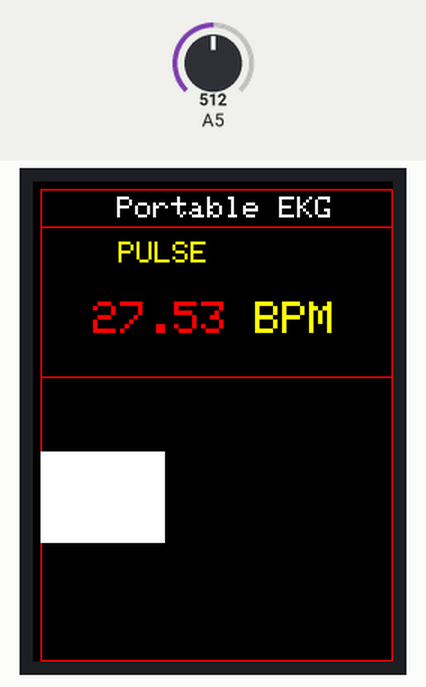
Simulated run of this sketch. Board: Arduino Nano, built with avr-gcc and run on an emulated ATmega328P. Shown: 240×320 colour display. The inputs (shaded band) are chosen by the test bench; at power-on: A5 = 512. What the sketch prints to the serial monitor is not drawn.

Above: at 1.4 s.
1.5 s: A5 set to 716
At 1.96 s:
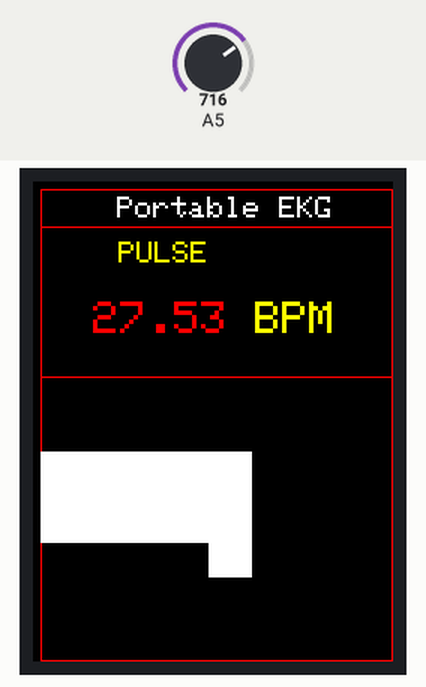
3.3 s: A5 set to 900
At 3.63 s:
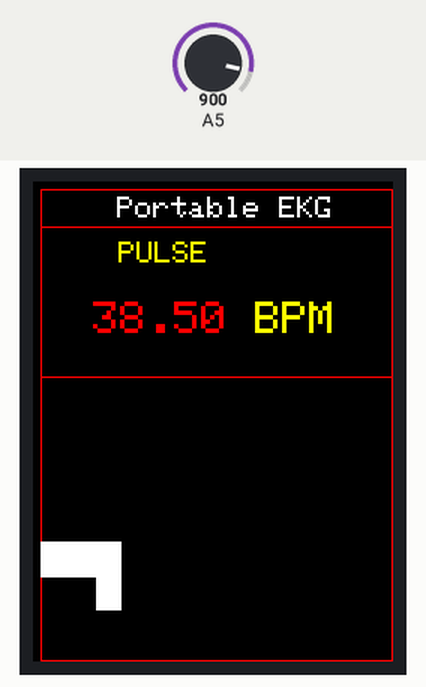
4.9 s: A5 set to 1023
At 5.17 s:
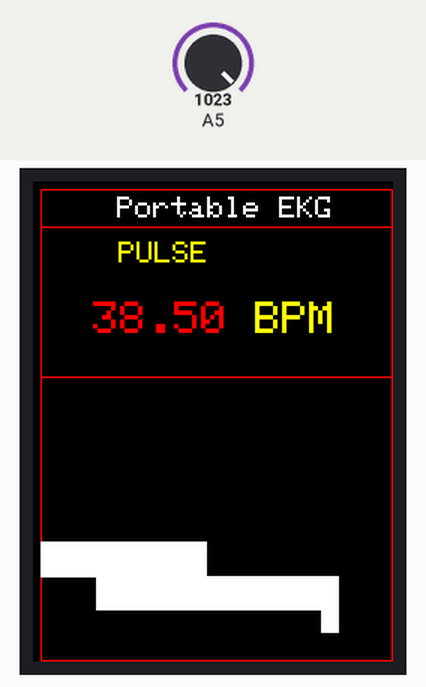
Timing chart, 0 to 7.9 s (numbered marks = the images above; inputs shaded):
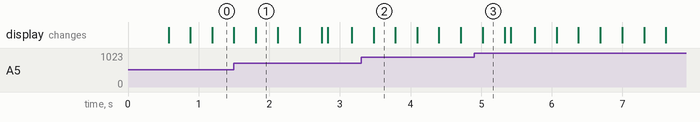

The sketch:

_portable2.8inch-EKG.ino
```cpp
/*--------------------------------------------------------------
  Program:       voltmeter

  Description:   DC voltmeter with voltage  displayed
                  on Color TFT LCD to 1 decimal place

  Hardware:      Arduino NANO with voltage divider on A0.
                 TFT LCD connected

  Software:      Developed using Arduino 1.0.3 software


  Date:          10 March 2014

  Author:        johnag
--------------------------------------------------------------*/
int y1[235];
int x1;
#include <Adafruit_GFX.h>    // Core graphics library
#include <Adafruit_TFTLCD.h> // Hardware-specific library
#include <SPI.h>
#define LCD_CS A3 // Chip Select goes to Analog 3
#define LCD_CD A2 // Command/Data goes to Analog 2
#define LCD_WR A1 // LCD Write goes to Analog 1
#define LCD_RD A0 // LCD Read goes to Analog 0
#define LCD_RESET A4 // Can alternately just connect to Arduino's reset pin

#define BLACK   0x0000
#define BLUE    0x001F
#define RED     0xF800
#define GREEN   0x07E0
#define CYAN    0x07FF
#define MAGENTA 0xF81F
#define YELLOW  0xFFE0
#define WHITE   0xFFFF
Adafruit_TFTLCD tft(LCD_CS, LCD_CD, LCD_WR, LCD_RD, LCD_RESET);


// voltage divider calibration value
#define Dv1    10.935

// ADC reference voltage / calibration value
#define VREF    5.03


float V1 = {0.00};


void setup()
{
  Serial.begin(9600);
   Serial.println(F("Using Adafruit 2.8\" TFT Breakout Board Pinout"));

  Serial.print("TFT size is "); Serial.print(tft.width()); Serial.print("x"); Serial.println(tft.height());

  tft.reset();

  uint16_t identifier = tft.readID();

  tft.begin(identifier);
   tft.fillScreen(BLACK); //  clear screen

}

void loop()
{
  tft.fillScreen(BLACK);
   tft.drawRect(5, 5, 235,315, RED);
 /* tft.drawRoundRect(4,150, 120, 100, 5,GREEN);
  tft.drawLine(4, 170, 120, 170, GREEN);
  tft.drawLine(4, 190, 120, 190, GREEN);
  tft.drawLine(4, 210, 120, 210, GREEN);
  tft.drawLine(4, 230, 120, 230, GREEN);
  tft.drawLine(24, 150, 24, 250, GREEN);
  tft.drawLine(44, 150, 44, 250, GREEN);
  tft.drawLine(64, 150, 64, 250, GREEN);
  tft.drawLine(84, 150, 84, 250, GREEN);
  tft.drawLine(104,150, 104, 250,GREEN);
 */
 tft.setTextColor(WHITE);
   tft.setTextSize(2);
   tft.setCursor(20,10);
   tft.println("   Portable EKG");
   tft.setTextColor(RED);
   //tft.setCursor(0,100);
   //tft.println("    Caution not a      medical device");


    V1= analogRead(5);
    tft.drawLine(5, 30, tft.width()-1, 30, RED);
    tft.drawLine(5, 130, tft.width()-1, 130, RED);
    tft.setTextColor(YELLOW,BLACK);

    tft.setTextSize(2);

    tft.setCursor(45, 40);
    tft.println(" PULSE ");

    tft.setCursor(40, 80);
    tft.setTextSize(3);
    tft.setTextColor(RED,BLACK );
    tft.print((((V1*VREF) / 1023)) * Dv1, 2);
    tft.setTextColor(YELLOW,BLACK);
    tft.print(" BPM ");
 while ( x1 < 235 ){

    y1[x1]= analogRead(5);
     Serial.println(x1);
     Serial.println(y1[x1]);
      y1[x1] = map(y1[x1], 0, 1023, 0, 120);
    tft.drawLine( x1+5, y1[x1]+180,x1+5,y1[x1 +1]+180,WHITE);
    x1 ++;
   delay(10);
}

x1=0;

    }
```
